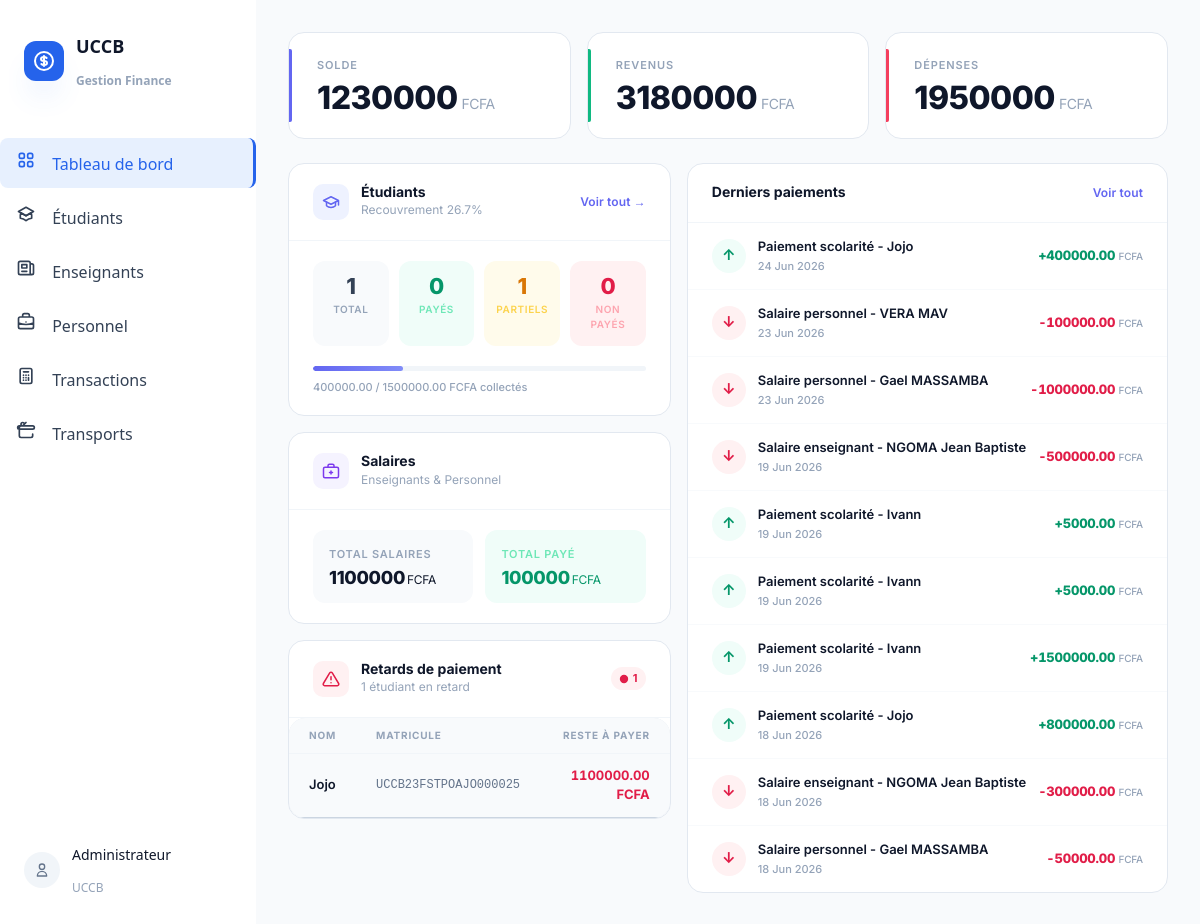
The app's page / (signed in) with its own data.
### api/models.py (models this page shows, shortened)
class Student(models.Model):
    PAYMENT_MODE_CHOICES = [
        ('cash', 'Espèces'),
        ('mobile_money', 'Mobile Money'),
        ('virement', 'Virement bancaire'),
        ('cheque', 'Chèque'),
    ]
    STATUT_CHOICES = [
        ('paye', 'Payé'),
        ('partiel', 'Partiel'),
        ('non_paye', 'Non payé'),
    ]
    NIVEAU_CHOICES = [
        ('L1', 'Licence 1'), ('L2', 'Licence 2'), ('L3', 'Licence 3'),
        ('M1', 'Master 1'), ('M2', 'Master 2'),
        ('D1', 'Doctorat 1'), ('D2', 'Doctorat 2'), ('D3', 'Doctorat 3'),
    ]
    id = models.UUIDField(primary_key=True, default=uuid.uuid4, editable=False)
    name = models.CharField(max_length=200)
    matricule = models.CharField(max_length=50, unique=True)
    filiere = models.CharField(max_length=100, blank=True)
    niveau = models.CharField(max_length=10, choices=NIVEAU_CHOICES, default='L1')
    montant_total = models.DecimalField(max_digits=12, decimal_places=2)
    montant_paye = models.DecimalField(max_digits=12, decimal_places=2, default=0)
    mode_paiement = models.CharField(max_length=20, choices=PAYMENT_MODE_CHOICES, null=True, blank=True)
    statut = models.CharField(max_length=10, choices=STATUT_CHOICES, default='non_paye')
    date_paiement = models.DateField(null=True, blank=True)
    created_at = models.DateTimeField(auto_now_add=True)
    class Meta:
        ordering = ['-created_at']

class Transaction(models.Model):
    id = models.UUIDField(primary_key=True, default=uuid.uuid4, editable=False)
    text = models.CharField(max_length=250)
    amount = models.DecimalField(max_digits=10, decimal_places=2)
    created_at = models.DateTimeField(auto_now_add=True)
    class Meta:
        ordering = ['-created_at']

### api/views.py (the view)
# urls.py: path('', views.dashboard_view, name='dashboard'),
@login_required
def dashboard_view(request):
    stats = get_finance_stats()
    students = Student.objects.all()
    total_etu = students.count()
    nb_payes = students.filter(statut='paye').count()
    nb_partiels = students.filter(statut='partiel').count()
    nb_non_payes = students.filter(statut='non_paye').count()
    total_attendu = sum(s.montant_total for s in students)
    total_paye_etu = sum(s.montant_paye for s in students)
    pct_recouvrement = (total_paye_etu / total_attendu * 100) if total_attendu > 0 else 0
    retard = []
    for s in students.filter(statut__in=['partiel', 'non_paye']):
        reste = s.montant_total - s.montant_paye
        if reste > 0:
            retard.append({
                'name': s.name,
                'matricule': s.matricule,
                'reste': reste,
            })
    derniers_paiements = Transaction.objects.all()[:10]
    total_salaires = (Enseignant.objects.aggregate(total=Sum('salaire'))['total'] or Decimal('0')) + \
                     (Personnel.objects.aggregate(total=Sum('salaire'))['total'] or Decimal('0'))
    total_paye_salaires = (Enseignant.objects.aggregate(total=Sum('montant_paye'))['total'] or Decimal('0')) + \
                          (Personnel.objects.aggregate(total=Sum('montant_paye'))['total'] or Decimal('0'))
    context = {
        **stats,
        'etu': {
            'total': total_etu,
            'payes': nb_payes,
            'partiels': nb_partiels,
            'non_payes': nb_non_payes,
        },
        'pct_recouvrement': pct_recouvrement,
        'total_attendu': total_attendu,
        'total_paye': total_paye_etu,
        'retard': retard,
        'derniers_paiements': derniers_paiements,
        'total_salaires': total_salaires,
        'total_paye_salaires': total_paye_salaires,
    }
    return render(request, 'dashboard.html', context)

### api/templates/dashboard.html (shortened to what this page needs)
{% extends "base.html" %}
{% block content %}
<div class="dash-root">
  <div class="stats-row">
    <div class="stat-card accent-blue">
      <div class="stat-label">Solde</div>
      <div class="stat-value">{{ solde|default:"0" }}<span>FCFA</span></div>
    </div>
    <div class="stat-card accent-green">
      <div class="stat-label">Revenus</div>
      <div class="stat-value">{{ income|default:"0" }}<span>FCFA</span></div>
    </div>
    <div class="stat-card accent-rose">
      <div class="stat-label">Dépenses</div>
      <div class="stat-value">{{ expense|default:"0" }}<span>FCFA</span></div>
    </div>
  </div>
  <div class="main-grid">
    <div class="col-left">
      <div class="section-card">
        <div class="section-head">
          <div class="section-head-left">
            <div class="head-icon" style="background:#EEF2FF;">
              <svg width="18" height="18" viewBox="0 0 24 24" fill="none" stroke="#6366F1" stroke-width="2" stroke-linecap="round" stroke-linejoin="round">
                <path d="M22 10v6M2 10l10-5 10 5-10 5z"/><path d="M6 12v5c3 3 9 3 12 0v-5"/>
              </svg>
            </div>
            <div>
              <div class="head-title">Étudiants</div>
              <div class="head-sub">Recouvrement {{ pct_recouvrement|floatformat:1 }}%</div>
            </div>
          </div>
          <a href="{% url 'etudiants' %}" class="link-small">Voir tout →</a>
        </div>
        <div class="mini-grid">
          <div class="mini-stat total">
            <div class="mini-val">{{ etu.total|default:0 }}</div>
            <div class="mini-lbl">Total</div>
          </div>
          <div class="mini-stat payes">
            <div class="mini-val">{{ etu.payes|default:0 }}</div>
            <div class="mini-lbl">Payés</div>
          </div>
          <div class="mini-stat partiels">
            <div class="mini-val">{{ etu.partiels|default:0 }}</div>
            <div class="mini-lbl">Partiels</div>
          </div>
          <div class="mini-stat nonpayes">
            <div class="mini-val">{{ etu.non_payes|default:0 }}</div>
            <div class="mini-lbl">Non payés</div>
          </div>
        </div>
        <div class="progress-wrap">
          <div class="progress-track">
            <div class="progress-fill" style="width: {{ pct_recouvrement|floatformat:0 }}%"></div>
          </div>
          <div class="progress-meta">{{ total_paye|default:"0" }} / {{ total_attendu|default:"0" }} FCFA collectés</div>
        </div>
      </div>
      <div class="section-card">
        <div class="section-head">
          <div class="section-head-left">
            <div class="head-icon" style="background:#F5F3FF;">
            </div>
            <div>
              <div class="head-title">Salaires</div>
              <div class="head-sub">Enseignants &amp; Personnel</div>
            </div>
          </div>
        </div>
        <div class="sal-grid">
          <div class="sal-item neutral">
            <div class="sal-label">Total salaires</div>
            <div class="sal-value">{{ total_salaires|default:"0" }}<span class="sal-currency">FCFA</span></div>
          </div>
          <div class="sal-item positive">
            <div class="sal-label">Total payé</div>
            <div class="sal-value">{{ total_paye_salaires|default:"0" }}<span class="sal-currency">FCFA</span></div>
          </div>
        </div>
      </div>
      <div class="section-card">
        <div class="section-head">
          <div class="section-head-left">
            <div class="head-icon" style="background:#FFF1F2;">
            </div>
            <div>
              <div class="head-title">Retards de paiement</div>
              <div class="head-sub">{{ retard|length }} étudiant{{ retard|length|pluralize:"s" }} en retard</div>
            </div>
          </div>
          {% if retard %}
          <span class="badge-retard">
            <svg width="10" height="10" viewBox="0 0 24 24" fill="currentColor"><circle cx="12" cy="12" r="10"/></svg>
            {{ retard|length }}
          </span>
          {% endif %}
        </div>
        {% if retard %}
        <div style="overflow-x:auto;">
          <table class="retard-table">
            <thead>
              <tr>
                <th>Nom</th>
                <th>Matricule</th>
                <th style="text-align:right;">Reste à payer</th>
              </tr>
            </thead>
            <tbody>
              {% for s in retard %}
              <tr>
                <td>{{ s.name }}</td>
                <td class="matricule">{{ s.matricule }}</td>
                <td class="amount">{{ s.reste }} FCFA</td>
              </tr>
              {% endfor %}
            </tbody>
          </table>
        </div>
        {% endif %}
      </div>
    </div>
    <div class="col-right">
      <div class="section-card" style="height:100%;">
        <div class="section-head">
          <div class="head-title">Derniers paiements</div>
          <a href="{% url 'transactions' %}" class="link-small">Voir tout</a>
        </div>
        {% if derniers_paiements %}
        <div class="tx-list">
          {% for t in derniers_paiements %}
          <div class="tx-row">
            <div class="tx-dot {% if t.amount > 0 %}in{% else %}out{% endif %}">
              {% if t.amount > 0 %}↑{% else %}↓{% endif %}
            </div>
            <div class="tx-info">
              <div class="tx-text">{{ t.text }}</div>
              <div class="tx-date">{{ t.created_at|date:"d M Y" }}</div>
            </div>
            <div class="tx-amount {% if t.amount > 0 %}positive{% else %}negative{% endif %}">
              {% if t.amount > 0 %}+{% endif %}{{ t.amount }}
              <span style="font-size:10px;font-weight:500;color:#94A3B8;"> FCFA</span>
            </div>
          </div>
          {% endfor %}
        </div>
        {% else %}
        <div class="empty-state">
          <div class="empty-text">Aucune transaction récente</div>
        </div>
        {% endif %}
      </div>
    </div>
  </div>
</div>
{% endblock %}

### api/templates/base.html (shortened to what this page needs)
{% load static %}
<!DOCTYPE html>
<html lang="fr">
<head>
    <link rel="stylesheet" href="{% static 'css/styles.css' %}">
</head>
<body class="bg-slate-50 text-slate-900">
<div class="flex h-screen overflow-hidden">
    <aside class="w-64 bg-white border-r border-slate-200 flex flex-col min-h-screen flex-shrink-0 overflow-y-auto">
        <div class="px-6 py-5 border-b border-slate-100">
            <div class="flex items-center gap-3">
                <div class="w-10 h-10 bg-blue-600 rounded-xl flex items-center justify-center shadow-lg shadow-blue-500/30">
                </div>
                <div>
                    <h1 class="font-bold text-slate-900 text-lg leading-tight">UCCB</h1>
                    <p class="text-xs text-slate-400 font-medium"><strong>Gestion Finance</strong></p>
                </div>
                </div>
        </div>
        <nav class="flex-1 py-4 space-y-1">
            <a href="{% url 'dashboard' %}" class="block px-4 py-3 rounded-lg sidebar-link {% if request.path == '/' or request.path == '/dashboard/' or request.path == '/api/dashboard/' %}active text-blue-700{% else %}text-slate-600{% endif %}">
                Tableau de bord
            </a>
            <a href="{% url 'etudiants' %}" class="block px-4 py-3 rounded-lg sidebar-link {% if request.path == '/etudiants/' %}active text-blue-700{% else %}text-slate-600{% endif %}">
                Étudiants
            </a>
            <a href="{% url 'enseignants' %}" class="block px-4 py-3 rounded-lg sidebar-link {% if request.path == '/enseignants/' %}active text-blue-700{% else %}text-slate-600{% endif %}">
                <svg class="w-5 h-5 inline-block mr-3" fill="none" stroke="currentColor" viewBox="0 0 24 24"><path stroke-linecap="round" stroke-linejoin="round" stroke-width="2" d="M19 20H5a2 2 0 01-2-2V6a2 2 0 012-2h10a2 2 0 012 2v1m2 13a2 2 0 01-2-2V7m2 13a2 2 0 002-2V9a2 2 0 00-2-2h-2m-4-3H9M7 16h6M7 8h6v4H7V8z"/></svg>
                Enseignants
            </a>
            <a href="{% url 'personnel' %}" class="block px-4 py-3 rounded-lg sidebar-link {% if request.path == '/personnel/' %}active text-blue-700{% else %}text-slate-600{% endif %}">
                Personnel
            </a>
            <a href="{% url 'transactions' %}" class="block px-4 py-3 rounded-lg sidebar-link {% if request.path == '/transactions/' %}active text-blue-700{% else %}text-slate-600{% endif %}">
                Transactions
            </a>
            <a href="{% url 'transports' %}" class="block px-4 py-3 rounded-lg sidebar-link {% if request.path == '/transports/' %}active text-blue-700{% else %}text-slate-600{% endif %}">
                <svg class="w-5 h-5 inline-block mr-3" fill="none" stroke="currentColor" viewBox="0 0 24 24"><path stroke-linecap="round" stroke-linejoin="round" stroke-width="2" d="M8 7h12M8 7a2 2 0 100-4 2 2 0 000 4zm0 0H6a2 2 0 00-2 2v10a2 2 0 002 2h12a2 2 0 002-2v-2M8 7l4-4m8 4H4m16 0a2 2 0 110 4H4a2 2 0 110-4h16z"/></svg>
                Transports
            </a>
        </nav>
        <div class="px-6 py-4 border-t border-slate-100">
            <div class="flex items-center gap-3">
                <div class="w-9 h-9 bg-slate-100 rounded-full flex items-center justify-center">
                    <svg class="w-4 h-4 text-slate-500" fill="none" stroke="currentColor" viewBox="0 0 24 24"><path stroke-linecap="round" stroke-linejoin="round" stroke-width="2" d="M16 7a4 4 0 11-8 0 4 4 0 018 0zM12 14a7 7 0 00-7 7h14a7 7 0 00-7-7z"/></svg>
                </div>
                <div>
                    <p class="text-sm font-medium text-slate-900">Administrateur</p>
                    <p class="text-xs text-slate-400">UCCB</p>
                </div>
                </div>
        </div>
    </aside>
    <div class="flex-1 flex flex-col overflow-hidden">
        <main class="flex-1 overflow-y-auto p-4 md:p-8">
            {% block content %}{% endblock %}
        </main>
    </div>
</div>
</body>
</html>

### records on screen
Student: name "Jojo", matricule "UCCB23FSTPOAJO000025"
Transaction: text "Paiement scolarité - Jojo", created_at "24 Jun 2026", amount "400000.00"
Transaction: text "Salaire personnel - VERA MAV", created_at "23 Jun 2026", amount "-100000.00"
Transaction: text "Salaire personnel - Gael MASSAMBA", created_at "23 Jun 2026", amount "-1000000.00"
Transaction: text "Salaire enseignant - NGOMA Jean Baptiste", created_at "19 Jun 2026", amount "-500000.00"
Transaction: text "Paiement scolarité - Ivann", created_at "19 Jun 2026", amount "5000.00"
Transaction: text "Paiement scolarité - Ivann", created_at "19 Jun 2026", amount "5000.00"
Transaction: text "Paiement scolarité - Ivann", created_at "19 Jun 2026", amount "1500000.00"
Transaction: text "Paiement scolarité - Jojo", created_at "18 Jun 2026", amount "800000.00"
Transaction: text "Salaire enseignant - NGOMA Jean Baptiste", created_at "18 Jun 2026", amount "-300000.00"
Transaction: text "Salaire personnel - Gael MASSAMBA", created_at "18 Jun 2026", amount "-50000.00"

### other values on screen
{{ solde|default:"0" }} "1230000"
{{ income|default:"0" }} "3180000"
{{ expense|default:"0" }} "1950000"
{{ pct_recouvrement|floatformat:1 }} "26.7"
{{ etu.total|default:0 }} "1"
{{ etu.payes|default:0 }} "0"
{{ etu.partiels|default:0 }} "1"
{{ etu.non_payes|default:0 }} "0"
{{ total_paye|default:"0" }} "400000.00"
{{ total_attendu|default:"0" }} "1500000.00"
{{ total_salaires|default:"0" }} "1100000"
{{ total_paye_salaires|default:"0" }} "100000"
{{ retard|length }} "1"
{{ s.reste }} "1100000.00"
